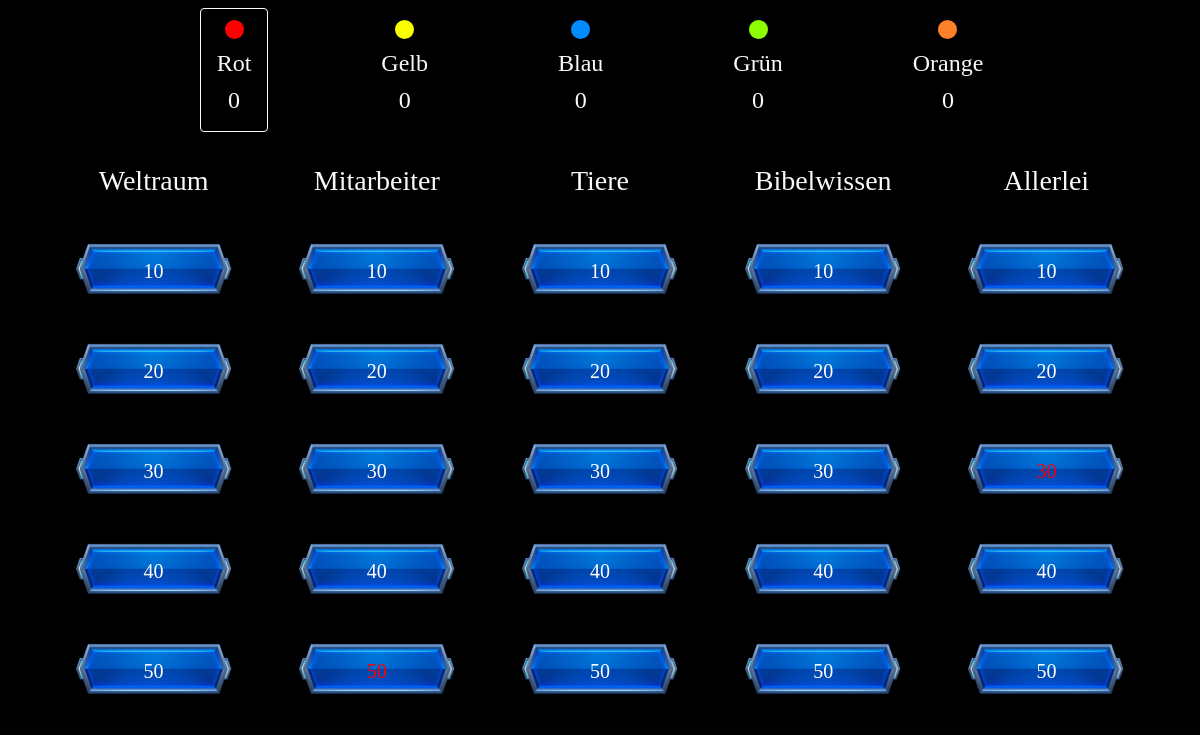
The app's page /, older data.
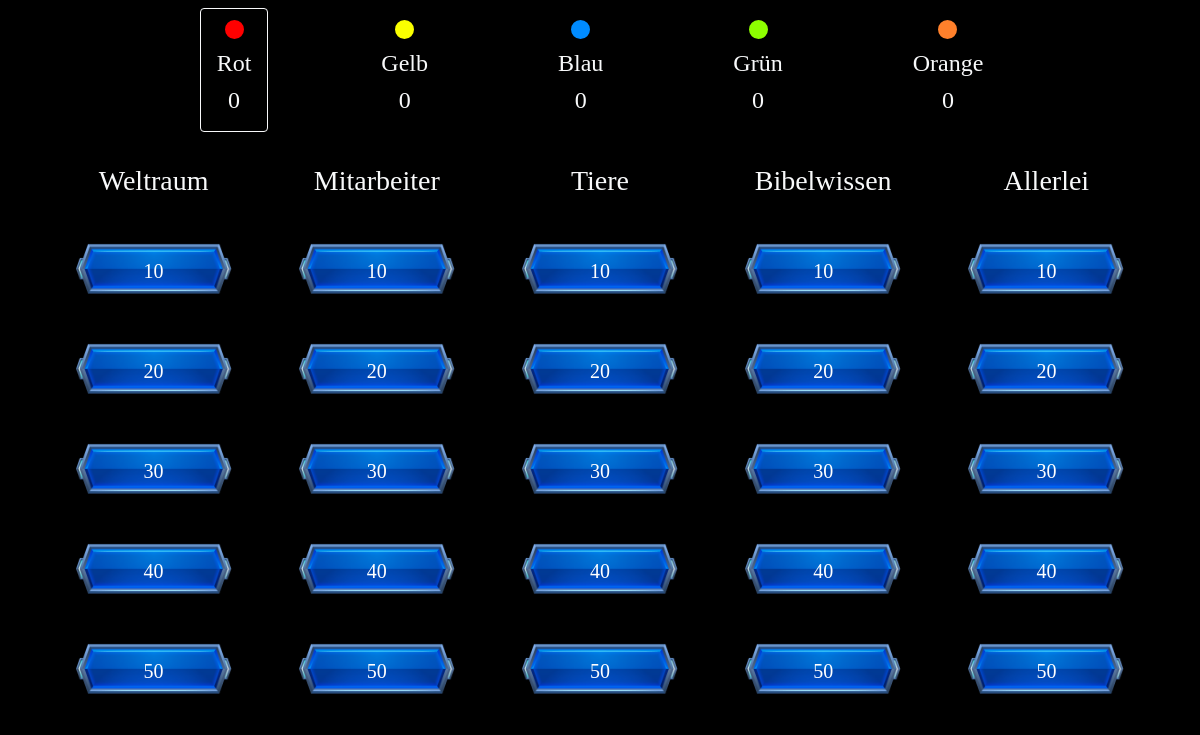
The same page, newer data.
### main_game/models.py (models this page shows, shortened)
class Team(models.Model):
    id = models.AutoField(primary_key=True)
    name = models.CharField('Name', max_length=40, blank=True)
    color = ColorField('Farbe', default='#FF0000', unique=True)
    point_status = models.IntegerField('Punktestand', default=0)
    is_active = models.BooleanField('An der Reihe', default=False)
    update_date = models.DateTimeField('Aenderungsdatum', auto_now=True)

class Topic(models.Model):
    id = models.AutoField(primary_key=True)
    name = models.CharField('Name', max_length=40, blank=True)
    update_date = models.DateTimeField('Aenderungsdatum', auto_now=True)

class Question(models.Model):
    id = models.AutoField(primary_key=True)
    question_points = models.ForeignKey(Point, on_delete=models.CASCADE)
    topic = models.ForeignKey(Topic, on_delete=models.CASCADE)
    question_category = models.CharField('Kategorie', max_length=40, choices=question_categories, default='Frage')
    name = models.CharField('Name', max_length=240, blank=True)
    solution = models.CharField('Loesung', max_length=240, blank=True)
    state = models.BooleanField('Aktiv?', default=True)
    update_date = models.DateTimeField('Aenderungsdatum', auto_now=True)
    class Meta:
        unique_together = ('question_points', 'topic')

class Point(models.Model):
    id = models.AutoField(primary_key=True)
    value = models.IntegerField('Wert', unique=True)
    update_date = models.DateTimeField('Aenderungsdatum', auto_now=True)
    def __str__(self):
        return str(self.value)

### main_game/views.py (the view)
# urls.py: 2. Add a URL to urlpatterns:  path('', views.home, name='home')
def home(request):
    teams = Team.objects.all()
    topics = Topic.objects.all()
    questions = Question.objects.all()
    counter = 10
    row_list = []
    while counter <= 50:
        single_row = []
        for topic in topics:
            found_state = False
            for question in questions:
                if question.topic == topic and question.question_points.value == counter:
                    single_row.append(question)
                    found_state = True
            if not found_state:
                single_row.append("no entry")
        row_list.append(single_row)
        counter += 10
    dates = {'teams': teams,
             'topics': topics,
             'questions': questions,
             'row_list': row_list}
    return render(request, 'sites/home.html', dates)

### main_game/templates/sites/home.html (shortened to what this page needs)
{% extends 'base.html' %}
{% block main %}
<div class="table-responsive-lg">
    <table class="table table-borderless text-light align-middle text-center">
        <thead>
        <tr>
            {% for topic in topics %}
            <th><h3 class="m-3">{{ topic.name }}</h3></th>
            {% endfor %}
        </tr>
        </thead>
        <tbody>
        {% load static %}
        {% for single_row_list in row_list %}
        <tr>
            {% for entry in single_row_list %}
            {% if entry.id %}
            {% if entry.state %}
            <td>
                <a class="jungle-button" href="{% url 'question_by_id' entry.id %}"
                   style="background:url('{% static 'base/images/space_banner.png' %}'); background-position: bottom; background-size:200px; background-repeat: no-repeat; text-align: center;">
                    {{ entry.question_points }}</a>
            </td>
            {% else %}
            <td>
                <a class="jungle-button-disabled" href=""
                   style="background:url('{% static 'base/images/space_banner.png' %}'); background-position: bottom; background-size:200px; background-repeat: no-repeat; text-align: center;"
                   disabled="true">
                    {{ entry.question_points }}</a>
            </td>
            {% endif %}
            {% else %}
            <td>
                <button type="button" class="btn btn-secondary btn-lg px-5 m-3" disabled>keine Frage</button>
            </td>
            {% endif %}
            {% endfor %}
        </tr>
        {% endfor %}
        </tbody>
    </table>
</div>
{% endblock %}

### main_game/templates/base.html (shortened to what this page needs)
<!DOCTYPE html>
<html lang="de">
<head>
    {% load static %}
    <link href="https://cdn.jsdelivr.net/npm/bootstrap@5.0.1/dist/css/bootstrap.min.css" rel="stylesheet"
>
    <link rel="stylesheet" type="text/css" href="{% static 'base/css/styles.css' %}">
</head>
<body>
<header>
    {% include 'top-bar.html' %}
    <div class="container h-100">
        <div class="d-flex h-100 text-center">
            <div class="w-100 text-white">
                {% block main %}{% endblock %}
            </div>
        </div>
    </div>
</header>
</body>
</html>

### main_game/templates/top-bar.html
<nav class="navbar navbar-expand-lg navbar-dark d-none d-lg-block" style="z-index: 2000;">
    <div class="container-fluid">
        <div class="collapse navbar-collapse">
            <ul class="nav navbar-nav mx-auto">
                {% for team in teams %}
                <li class="nav-item active">
                    {% if team.is_active %}
                    <div class="card bg-transparent text-center border-light px-2 mx-5">
                        <div class="car-body">
                            <a class="nav-link">
                                <span class="dot" style="background-color: {{ team.color }};"></span>
                                <h4 class="text-light">{{ team.name }}</h4>
                                <h4 class="text-light">{{ team.point_status }}</h4>
                            </a>
                        </div>
                    </div>
                    {% else %}
                    <div class="card bg-transparent text-center px-2 mx-5">
                        <div class="car-body">
                            <a class="nav-link">
                                <span class="dot" style="background-color: {{ team.color }};"></span>
                                <h4 class="text-light">{{ team.name }}</h4>
                                <h4 class="text-light">{{ team.point_status }}</h4>
                            </a>
                        </div>
                    </div>
                    {% endif %}
                </li>
                {% endfor %}
            </ul>
        </div>
    </div>
</nav>

### static/base/css/styles.css (style rules this page uses)
body { font-family: "Nasalization RG"; user-select: None; }
header { position: relative; background-color: black; height: 100vh; min-height: 25rem; width: 100%; overflow: hidden; }
header .container { position: relative; z-index: 2; }
td { height: 100px; }
.dot { height: 25px; width: 25px; background-color: #bbb; border-style: solid; border-color: black; border-radius: 50%; display: inline-block; }
.jungle-button { color: white; text-align: center; text-decoration: none; font-size: 20px; padding: 25px 75px; background-position: top; background-size: 200px; background-repeat: no-repeat; }

Row changes from the older to the newer data that the page shows:
changed Question (number 15 of 25 on the later page): state False → True (drawn); state: picture added; state: picture removed
changed Question (number 22 of 25 on the later page): state False → True (drawn); state: picture added; state: picture removed
